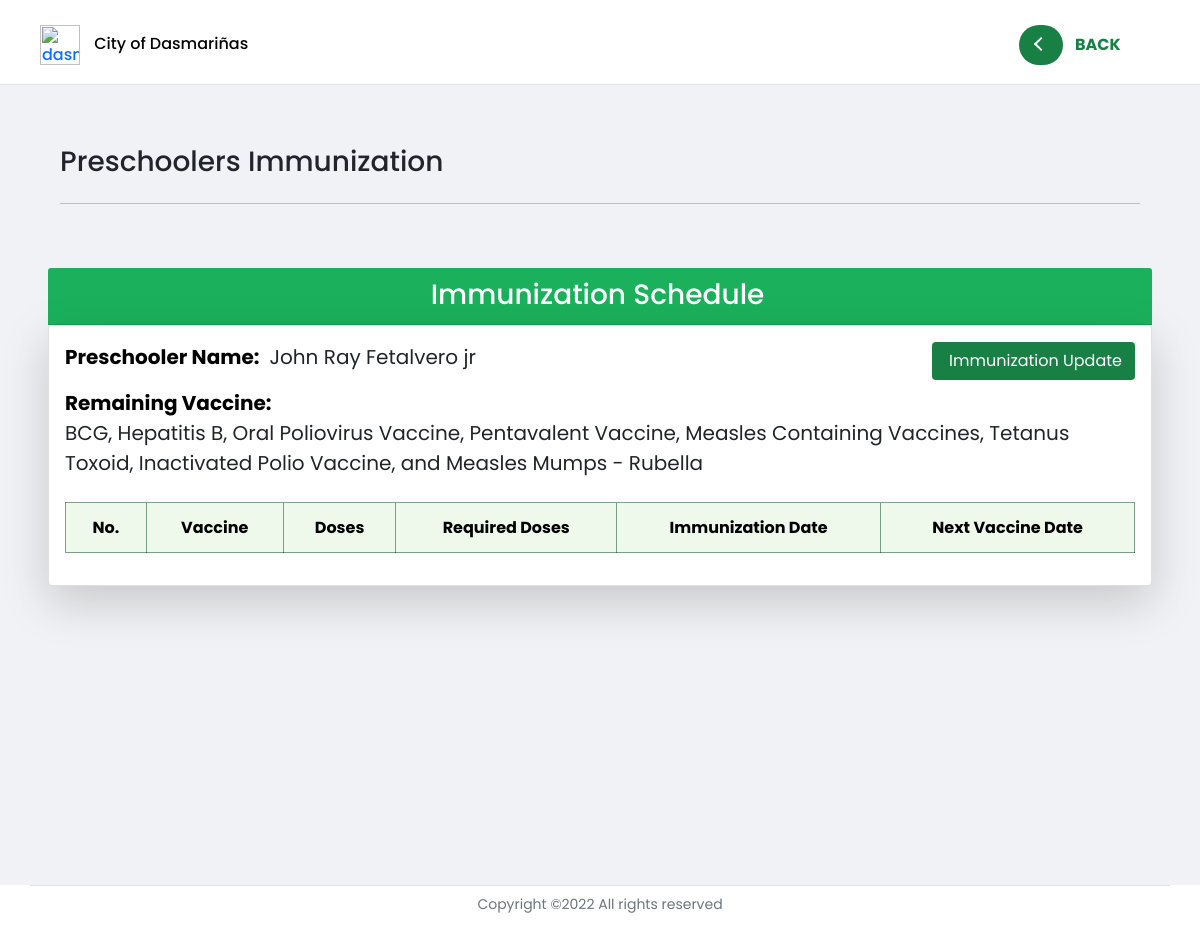
Page /preschooler_profile/immunization/1/ (signed in) on the committed database.
### profilingApp/models.py (models this page shows, shortened)
class Preschooler(Model):
    GENDER = [('Male', 'Male'),
              ('Female', 'Female'),]
    parent = models.ForeignKey(Parent, on_delete=CASCADE)
    first_name = models.CharField(max_length=100)
    last_name = models.CharField(max_length=100)
    middle_name = models.CharField(max_length=100)
    suffix_name = models.CharField(max_length=100, null=True, blank=True)
    birthday = models.DateField(null=True, blank=True)
    height = models.FloatField(null=True, validators=[MinValueValidator(45.0), MaxValueValidator(120.0)])
    weight = models.FloatField(null=True, validators=[MinValueValidator(1.0), MaxValueValidator(28.0)])
    gender = models.CharField(max_length=100, choices=GENDER, null=True)
    date_measured = models.DateField(null=True, blank=True)
    health_problem = models.CharField(max_length=500, null=True, blank=True)
    history= HistoricalRecords()
    objects = models.Manager()
    lt_60_objects = PreschoolerManagerLess()
    gte_60_objects = PreschoolerManagerGreater()

### profilingApp/views.py (the view, shortened to what this page needs)
# urls.py: path('preschooler_profile/immunization/<str:pk>/', views.immunization_schedule, name='immunization_schedule'),
def immunization_schedule(request, pk):
    loggedin = request.user.user_type
    preschooler = Preschooler.objects.get(id=pk)
    vaccines = Vaccine.objects.filter(vax_preschooler=preschooler)
    vax_list = vaccines.values_list('vax_name', flat=True)
    dose_list = vaccines.values_list('vax_dose', flat=True)
    context = {'vaccines' : vaccines,
               'vax_list' : vax_list,
               'dose_list' : dose_list,
               'preschooler':preschooler,
               'loggedin': loggedin}
    return render(request, 'activities/BHW Immunization Status.html', context)

### profilingApp/templates/activities/BHW Immunization Status.html (shortened to what this page needs)
{% extends 'activities/BHW Home.html' %}
{% load static %}
{% block dashboard %}
<header>
    <div class="site-header">
    <nav class="navbar fixed-top index__navbar scrolled border-bottom"
    style=" padding-left:3%; padding-right:3%;">
        <div class="flex-fill p-1 py-1">
            <div class="d-flex align-items-center justify-content-between">
                <div>
                    <a href="#" class="name" style="text-decoration: none;">
                        <img class="navbar-icon" src="{% static '/Media/avatar.png' %}" alt="dasma-logo">
                        <span id="hidetitle" class="brand__name" style="color:rgb(3, 3, 3); margin-left:10px;">City of Dasmariñas</span>
                    </a>
                </div>
                <div id="navLinks">
                    <ul class="nav text-small">
                        <li>
                            {% if loggedin == 'BHW' %}
                                <a href="{% url 'preschooler_profile' preschooler.id %}"  style="border-radius: 13%;background-color: white;"class="nav-link" data-toggle="tooltip" data-bs-placement="bottom" data-bs-offset="0,7"
                                title="Go back to Preschooler Profile">
                                <button class="back-button bg-white">
                                    <span class="circle" aria-hidden="true">
                                    <span class="icon arrow"></span>
                                    </span>
                                    <span class="button-text d-flex align-items-center justify-content-center">Back</span>
                                </button>
                                </a>
                            {% endif %}
                        </li>
                    </ul>
                </div>
            </div>
        </div>
    </nav>
    </div>
</header>
<div id="grid" class="container-fluid" style="padding:3%; margin: top 65px;">
    <div class="container-grid p-4">
        <div class="">
            <div class="row">
                <div class="col">
                    <h3 style="text-align:left;">Preschoolers Immunization</h3>
                </div>
            </div>
        <hr>
        </div>
    </div>
    <div class="text-black">
        <div class="row">
            <div class="col p-4">
                <div class="card-header">
                    <h3> Immunization Schedule</h3>
                </div>
                <div class="card shadow-lg p-3 bg-white rounded" >
                    <div class="table-responsive">
                        <table class="table table-hover table-cell-border" id="table_validation">
                            <div class="d-flex justify-content-between">
                            {% if preschooler.suffix_name is None %}
                                <div class="d-flex justify-content-start">
                                    <p style="font-size:20px; font-weight:bold;margin-right: 10px;">Preschooler Name:</p>
                                    <p class="text-dark mb-0" style="font-size: 20px;">{{ preschooler.first_name }} {{ preschooler.middle_name }} {{ preschooler.last_name }}</p>
                                </div>
                            {% else %}
                                <div class="d-flex justify-content-start">
                                    <p style="font-size:20px; font-weight:bold; margin-right:10px;">Preschooler Name:</p>
                                    <p class="text-dark mb-0" style="font-size: 20px;">{{ preschooler.first_name }} {{ preschooler.middle_name }} {{ preschooler.last_name }} {{ preschooler.suffix_name }}</p>
                                </div>
                            {% endif %}
                            <div class="" style="text-align: right !important; ">
                                {% if loggedin == 'BHW' %}
                                    <button style="background-color: #188045; color: white;" type="button" class="btn" data-bs-toggle="modal" data-bs-target="#update"> Immunization Update</button>
                                {% else %}
                                    <div class="">
                                    </div>
                                {% endif %}
                                </div>
                            </div>
                            <div class="" >
                                <p style="font-size:20px; font-weight:bold; margin-right:10px; margin: 0;">Remaining Vaccine:</p>
                                {% if 'BCG' in vax_list and 'Hepatitis B' in vax_list and 'Oral Poliovirus Vaccine' in vax_list and 'Pentavalent Vaccine' in vax_list and 'Measles Containing Vaccines' in vax_list and 'Tetanus Toxoid' in vax_list and 'Inactivated Polio Vaccine' in vax_list and 'Measles Mumps - Rubella' in vax_list and dose_list.7 == 2 %}
                                    <p class="text-dark mb-0" style="font-size: 20px;"> No remaining vaccines.</p>
                                {% elif 'BCG' in vax_list and 'Hepatitis B' in vax_list and 'Oral Poliovirus Vaccine' in vax_list and 'Pentavalent Vaccine' in vax_list and 'Measles Containing Vaccines' in vax_list and 'Tetanus Toxoid' in vax_list and 'Inactivated Polio Vaccine' in vax_list and dose_list.6 == 2 %}
                                    <p class="text-dark mb-0" style="font-size: 20px;">Measles Mumps - Rubella </p>
                                {% elif 'BCG' in vax_list and 'Hepatitis B' in vax_list and 'Oral Poliovirus Vaccine' in vax_list and 'Pentavalent Vaccine' in vax_list and 'Measles Containing Vaccines' in vax_list and 'Tetanus Toxoid' in vax_list %}
                                    <p class="text-dark mb-0" style="font-size: 20px;">Inactivated Polio Vaccine and Measles Mumps - Rubella </p>
                                {% elif 'BCG' in vax_list and 'Hepatitis B' in vax_list and 'Oral Poliovirus Vaccine' in vax_list and 'Pentavalent Vaccine' in vax_list and 'Measles Containing Vaccines' in vax_list and dose_list.4 == 3 %}
                                    <p class="text-dark mb-0" style="font-size: 20px;">Tetanus Toxoid, Inactivated Polio Vaccine, and Measles Mumps - Rubella </p>
                                {% elif 'BCG' in vax_list and 'Hepatitis B' in vax_list and 'Oral Poliovirus Vaccine' in vax_list and 'Pentavalent Vaccine' in vax_list and dose_list.3 == 3 %}
                                    <p class="text-dark mb-0" style="font-size: 20px;">Measles Containing Vaccines, Tetanus Toxoid, Inactivated Polio Vaccine, and Measles Mumps - Rubella </p>
                                {% elif 'BCG' in vax_list and 'Hepatitis B' in vax_list and 'Oral Poliovirus Vaccine' in vax_list and dose_list.2 == 3 %}
                                    <p class="text-dark mb-0" style="font-size: 20px;">Pentavalent Vaccine, Measles Containing Vaccines, Tetanus Toxoid, Inactivated Polio Vaccine, and Measles Mumps - Rubella </p>
                                {% elif 'BCG' in vax_list and 'Hepatitis B' in vax_list %}
                                    <p class="text-dark mb-0" style="font-size: 20px;">Oral Poliovirus Vaccine, Pentavalent Vaccine, Measles Containing Vaccines, Tetanus Toxoid, Inactivated Polio Vaccine, and Measles Mumps - Rubella </p>
                                {% elif 'BCG' in vax_list %}
                                    <p class="text-dark mb-0" style="font-size: 20px;">Hepatitis B, Oral Poliovirus Vaccine, Pentavalent Vaccine, Measles Containing Vaccines, Tetanus Toxoid, Inactivated Polio Vaccine, and Measles Mumps - Rubella </p>
                                {% else %}
                                    <p class="text-dark mb-0" style="font-size: 20px;">BCG, Hepatitis B, Oral Poliovirus Vaccine, Pentavalent Vaccine, Measles Containing Vaccines, Tetanus Toxoid, Inactivated Polio Vaccine, and Measles Mumps - Rubella </p>
                                {% endif %}
                            </div>
                            <br>
                            <thead>
                                <tr>
                                    <th scope="col" class="text-center">No.</th>
                                    <th scope="col" class="text-center">Vaccine</th>
                                    <th scope="col" class="text-center">Doses</th>
                                    <th scope="col" class="text-center">Required Doses</th>
                                    <th scope="col" class="text-center">Immunization Date</th>
                                    <th scope="col" class="text-center">Next Vaccine Date</th>
                                </tr>
                            </thead>
                        </table>
                    </div>
                </div>
            </div>
        </div>
    </div>
</div>
{% endblock %}

### profilingApp/static/CSS/styles.css (style rules this page uses)
.fixed-top { position: sticky; top: 0; right: 0; left: 0; z-index: 1030; max-height: 85px; background-color: white; border-bottom: 3px; }
.navbar-icon { width: 40px; max-width: 40px; }
img { vertical-align: middle; border-style: none; }
* { margin: 0; padding: 0; box-sizing: border-box; font-family: 'Poppins', sans-serif; }
li, a, button { font-family: 'Poppins', sans-serif; font-weight: 500; font-size: 16px; color:#188045; text-decoration: none; }
li { list-style: none; display: list-item; text-align: -webkit-match-parent; }
a { text-decoration: none; }
table { border: 1px ridge !important; border-color:#003d1b7d !important; }
thead { border-color: rgba(23, 128, 69, 0.514)!important; background-color: #eef9eb; text-align: left !important; color:#000000; }
th { border-bottom: 1px solid !important; border-right: 1px solid !important; padding: 12px 15px !important; border-color: #003d1b7d!important; }
#navLinks li a { color:rgba(0, 19, 0, 0.87); padding: 13 13 13 13; margin-left: 15px; position: relative; }
button.back-button { width: 8rem; height: auto; border:none; background-color:#00000000 ; }
button.back-button .circle { transition: all 0.45s cubic-bezier(0.65, 0, 0.076, 1); position: relative; display: block; margin: 0; width: 2.75rem; height: 2.5rem; background: #188045; border-radius: 1.625rem; }
button.back-button .circle .icon { transition: all 0.45s cubic-bezier(0.65, 0, 0.076, 1); position: absolute; top: 0; bottom: 0; margin: auto; background: #fff; }
button.back-button .circle .icon.arrow { transition: all 0.45s cubic-bezier(0.65, 0, 0.076, 1); left: 0.625rem; width: 1.125rem; height: 0.125rem; background: none; }
button.back-button .circle .icon.arrow::before { position: absolute; content: ""; top: -0.29rem; right: 0.0625rem; width: 0.625rem; height: 0.625rem; border-top: 0.125rem solid #fff; border-right: 0.125rem solid #fff; transform: rotate(225deg); }
button.back-button .button-text { position: absolute; top: 0; left: 0; right: 0; bottom: 0; padding: 0.75rem 0; margin: 0 0 0 1.85rem; font-weight: 700; line-height: 1.6; text-align: center; text-transform: uppercase; }
#grid,#footer,#header { transition: 0.5s ease-in-out; }
#grid { background-color: rgb(240, 242, 245); position: relative; padding: 3%; width: 100%; margin-top: 85px; min-height: 800px; }
.card-header { font-size: 13px; font-family: 'Poppins', sans-serif;; background-color:#1bb15c !important; color:white; padding: 10px 15px 5px 10px !important; text-align: center; }
html { width: 100%; height: 100%; }
body { color: rgba(0, 0, 0, 0.6); font-family: 'Poppins', sans-serif; font-size: 14px; line-height: 1.6em; -webkit-font-smoothing: antialiased; -moz-osx-font-smoothing: grayscale; }
::placeholder { color:rgba(255, 255, 255, 0.253); }
@media (min-width: 700px) { ::placeholder { color:rgba(255, 255, 255, 0.253); } }
.row { display: -webkit-box; display: -ms-flexbox; display: flex; -ms-flex-wrap: wrap; flex-wrap: wrap; margin-right: 15px; margin-left: 15px; }
p { display: block; margin-block-start: 1em; margin-block-end: 1em; margin-inline-start: 0px; margin-inline-end: 0px; }
.col-6, .col-7, .col-12, .col, .col-sm-3, .col-sm-6, .col-md-3, .col-md-4, .col-md-5, .col-md-6, .col-md-8, .col-md-9, .col-md-10, .col-md-12, .col-lg-3, .col-lg-4, .col-lg-5, .col-lg-6, .col-lg-7, .col-lg-8, .col-lg-10, .col-lg-12, .col-xl-2 { position: relative; width: 100%; padding-right: 15px; padding-left: 15px; }
.text-center { text-align: center !important; }
html { font-family: sans-serif; line-height: 1.15; -webkit-text-size-adjust: 100%; -webkit-tap-highlight-color: rgba(0, 0, 0, 0); }

### rows in the picture
Preschooler: first_name "John", middle_name "Ray", last_name "Fetalvero", suffix_name "jr"
